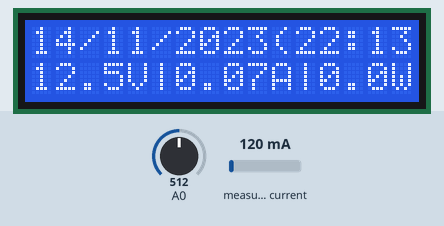
This sketch was run on a simulated Arduino Uno, built with avr-gcc and run on an emulated ATmega328P. On the bench: 16×2 character LCD. The inputs (shaded band) are chosen by the test bench; at power-on: A0 = 512, measured current 120 mA. The local clock reads 2024-03-15 10:24:30 at power-on unless the sketch sets it; storage starts empty; what the sketch prints to the serial monitor is not drawn.

Above: at 1.3 s.
1.4 s: A0 set to 417
At 3.6 s:
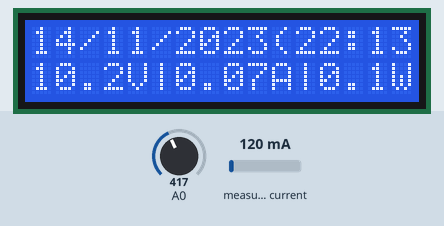
4.3 s: A0 set to 399
At 5.2 s:
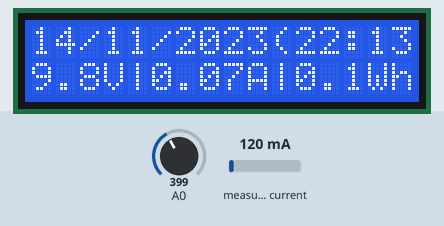
6.3 s: measured current set to 1000 mA
At 7.3 s:
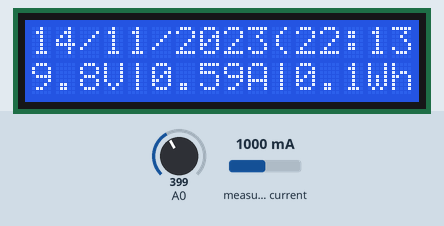
8.9 s: measured current set to 40 mA
At 10.6 s:
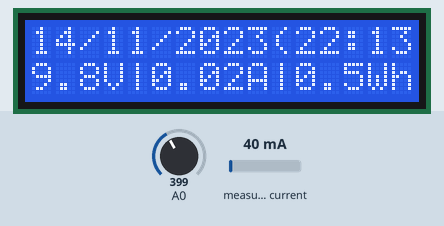
10.9 s: measured current set to 500 mA
At 12.5 s:
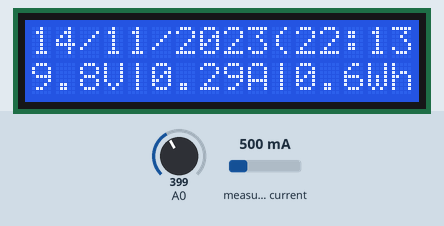
13.5 s: A0 set to 306
At 15.4 s:
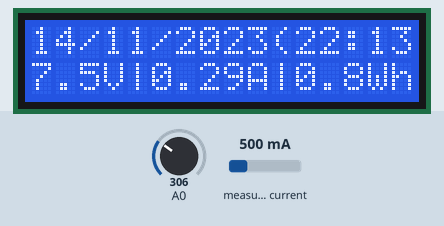
Timing chart, 0 to 16.9 s (numbered marks = the images above; inputs shaded):
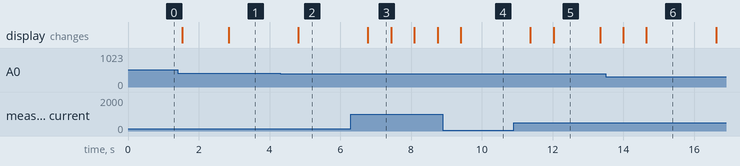

Measured:
- the behaviour switches between 407 and 406 on A0 (found by bisection; images 1 and 2)
- after the input at 1.4 s, the display: first changes after 0.13 s (image 1 shows a later state)
- after the input at 4.3 s, the display: changes after 0.51 s (image 2)
- after the input at 6.3 s, the display: changes after 0.48 s (image 3)
- after the input at 10.9 s, the display: first changes after 0.47 s (image 5 shows a later state)
- what the display in image 3 shows lasts 0.6 s, from 6.8 s to 7.4 s
- what the display in image 5 shows lasts 1.3 s, from 12.0 s to 13.3 s

The sketch:

monitoring_daya_panel_surya.ino
```cpp
#include <LiquidCrystal_I2C.h>
#include <Wire.h>
#include "RTClib.h"
#include <Adafruit_INA219.h>
#include <SPI.h>
#include <SD.h>

const int chipSelect = 10;

RTC_DS1307 rtc;

char namaHari[7][12] = {"Minggu", "Senin", "Selasa", "Rabu", "Kamis", "Jumat", "Sabtu"};


Adafruit_INA219 ina219(0x40);

LiquidCrystal_I2C lcd(0x27 , 16, 2);

void setup() {
  Serial.begin(9600);

 Wire.begin();
  lcd.init();
  lcd.init();

  lcd.backlight();
  SD.begin();
  ina219.begin();
  ! rtc.begin();
while (!Serial) {
    ; // wait for serial port to connect. Needed for native USB port only
  }


  Serial.print("Initializing SD card...");
  if (!SD.begin(chipSelect))
  {
    Serial.println("Card failed, or not present");
    while (1);
  }
  Serial.println("card initialized.");
rtc.adjust(DateTime(F(__DATE__), F(__TIME__)));

}

void loop()
{
lcd.clear();
  float w;
  float A = 0;
  float I = 0;
  float V = 0;
  float P = 0;
  for(float W = 0; W = W + w;)
{
  A = ina219.getCurrent_mA();
  I = fabs(A - (0.41 * A))/1000;
  V = ((analogRead(A0)*0.0049)*5);
  P = V * I;
  w = P * 0.0167;

  DateTime now =  rtc.now();

  Serial.print(V);
  Serial.print("|");
  Serial.print(I,4);
  Serial.print("|");
  Serial.println(W,2);
  Serial.println();


  lcd.setCursor(0,0);
  lcd.print(now.day());
  lcd.print('/');
  lcd.print(now.month());
  lcd.print('/');
  lcd.print(now.year());
  lcd.print("(");
  lcd.print(now.hour());
  lcd.print(':');
  lcd.print(now.minute());
  lcd.print(")");

  lcd.setCursor(0,1);
  lcd.print(V,1);
  lcd.print("V|");
  lcd.print(I,2);
  lcd.print("A|");
  lcd.print(W,1);
  lcd.print("Wh");

delay (300);

File myFile = SD.open("Data.txt", FILE_WRITE);


if (myFile) {
DateTime now = rtc.now();
myFile.print(namaHari[now.dayOfTheWeek()]);
myFile.print(',');
myFile.print(now.day(), DEC);
myFile.print('/');
myFile.print(now.month(), DEC);
myFile.print('/');
myFile.print(now.year(), DEC);
myFile.print(" (");
myFile.print(now.hour(), DEC);
myFile.print(':');
myFile.print(now.minute(), DEC);
myFile.print(")");
myFile.print("   Tegangan = ");
myFile.print(V);
myFile.print(" Volt");
myFile.print(" ");
myFile.print("||");
myFile.print(" Arus = ");
myFile.print(I);
myFile.print(" Ampere");
myFile.print(" ");
myFile.print("||");
myFile.print(" Daya = ");
myFile.print(P);
myFile.print(" Watt");
myFile.print(" ");
myFile.print("||");
myFile.print(" Energi = ");
myFile.print(W);
myFile.print(" Wh");
myFile.println("        ");
myFile.println("        ");
myFile.close();}
else {
  Serial.println("error opening datalog.txt");
}
delay(300);}}
```
